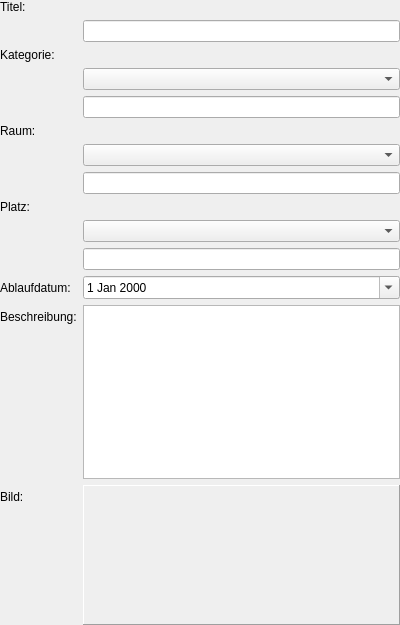
<?xml version="1.0" encoding="UTF-8"?>
<ui version="4.0">
 <class>AddItemView</class>
 <widget class="QWidget" name="AddItemView">
  <property name="geometry">
   <rect>
    <x>0</x>
    <y>0</y>
    <width>400</width>
    <height>625</height>
   </rect>
  </property>
  <property name="windowTitle">
   <string>Form</string>
  </property>
  <property name="styleSheet">
   <string notr="true"/>
  </property>
  <layout class="QFormLayout" name="formLayout">
   <property name="leftMargin">
    <number>0</number>
   </property>
   <property name="topMargin">
    <number>0</number>
   </property>
   <property name="rightMargin">
    <number>0</number>
   </property>
   <property name="bottomMargin">
    <number>0</number>
   </property>
   <item row="20" column="1">
    <widget class="QLineEdit" name="storageLineEdit"/>
   </item>
   <item row="4" column="0">
    <widget class="QLabel" name="customCategoryLbl">
     <property name="text">
      <string>Kategorie:</string>
     </property>
    </widget>
   </item>
   <item row="18" column="0">
    <widget class="QLabel" name="placeLbl">
     <property name="text">
      <string>Platz:</string>
     </property>
    </widget>
   </item>
   <item row="22" column="0">
    <widget class="QLabel" name="expireDateLbl">
     <property name="text">
      <string>Ablaufdatum:</string>
     </property>
    </widget>
   </item>
   <item row="22" column="1">
    <widget class="QDateEdit" name="expirationDateEdit">
     <property name="calendarPopup">
      <bool>true</bool>
     </property>
    </widget>
   </item>
   <item row="23" column="0">
    <widget class="QLabel" name="descriptionLbl">
     <property name="text">
      <string>Beschreibung:</string>
     </property>
    </widget>
   </item>
   <item row="23" column="1">
    <widget class="QPlainTextEdit" name="descriptionTextEdit"/>
   </item>
   <item row="24" column="0">
    <widget class="QLabel" name="imageLbl">
     <property name="text">
      <string>Bild:</string>
     </property>
    </widget>
   </item>
   <item row="24" column="1">
    <widget class="QFrame" name="imageFrame">
     <property name="minimumSize">
      <size>
       <width>140</width>
       <height>140</height>
      </size>
     </property>
     <property name="frameShape">
      <enum>QFrame::Panel</enum>
     </property>
     <property name="frameShadow">
      <enum>QFrame::Raised</enum>
     </property>
    </widget>
   </item>
   <item row="19" column="1">
    <widget class="QComboBox" name="storageComboBox"/>
   </item>
   <item row="8" column="1">
    <widget class="QLineEdit" name="customCategoryLineEdit"/>
   </item>
   <item row="7" column="1">
    <widget class="QComboBox" name="categoryComboBox"/>
   </item>
   <item row="17" column="1">
    <widget class="QLineEdit" name="roomLineEdit"/>
   </item>
   <item row="15" column="0">
    <widget class="QLabel" name="roomLbl">
     <property name="text">
      <string>Raum:</string>
     </property>
    </widget>
   </item>
   <item row="16" column="1">
    <widget class="QComboBox" name="roomComboBox"/>
   </item>
   <item row="2" column="0">
    <widget class="QLabel" name="titleLbl">
     <property name="text">
      <string>Titel:</string>
     </property>
    </widget>
   </item>
   <item row="3" column="1">
    <widget class="QLineEdit" name="titleLineEdit"/>
   </item>
  </layout>
 </widget>
 <tabstops>
  <tabstop>titleLineEdit</tabstop>
  <tabstop>categoryComboBox</tabstop>
  <tabstop>customCategoryLineEdit</tabstop>
  <tabstop>roomComboBox</tabstop>
  <tabstop>roomLineEdit</tabstop>
  <tabstop>storageComboBox</tabstop>
  <tabstop>storageLineEdit</tabstop>
  <tabstop>expirationDateEdit</tabstop>
  <tabstop>descriptionTextEdit</tabstop>
 </tabstops>
 <resources/>
 <connections/>
</ui>
